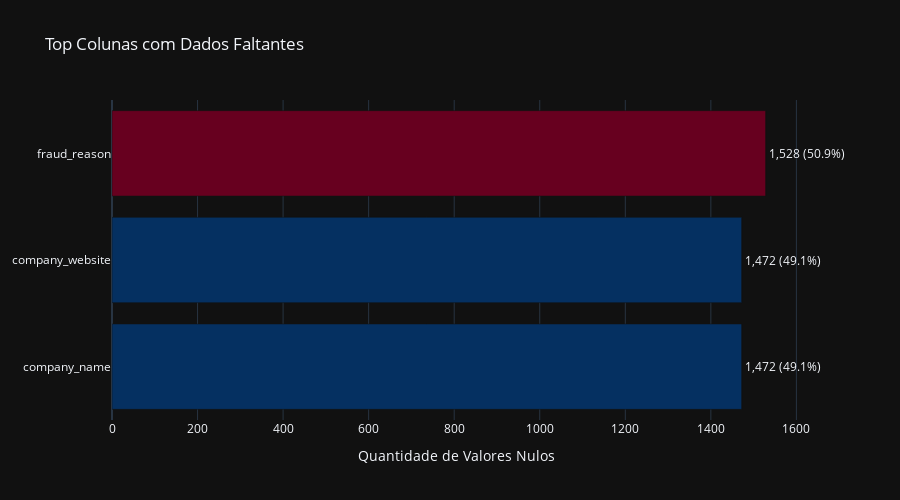

Notebook code cell kept with this figure:
### Code cell
df_plot = df_missing.tail(15)

fig = px.bar(
    df_plot,
    x="Nulos",
    y="Coluna",
    orientation='h',
    text="Label",
    title="Top Colunas com Dados Faltantes",
    color="Nulos",
    color_continuous_scale="RdBu_r"
)

fig.update_traces(
    textposition='outside',
    cliponaxis=False
)

fig.update_layout(
    xaxis_title="Quantidade de Valores Nulos",
    yaxis_title=None,
    coloraxis_showscale=False,
    height=500,
    margin=dict(r=100)
)

fig.show()

### Figure 1 — Plotly figure (JSON) as saved in the notebook; plotly's stock layout.template omitted (floating-point values rounded to 4 significant figures)
{"data": [{"hovertemplate": "Nulos=%{marker.color}<br>Coluna=%{y}<br>Label=%{text}<extra></extra>", "legendgroup": "", "marker": {"color": [1472, 1472, 1528], "coloraxis": "coloraxis", "pattern": {"shape": ""}}, "name": "", "orientation": "h", "showlegend": false, "text": ["1,472 (49.1%)", "1,472 (49.1%)", "1,528 (50.9%)"], "textposition": "outside", "x": [1472, 1472, 1528], "xaxis": "x", "y": ["company_name", "company_website", "fraud_reason"], "yaxis": "y", "type": "bar", "cliponaxis": false}], "layout": {"xaxis": {"anchor": "y", "domain": [0.0, 1.0], "title": {"text": "Quantidade de Valores Nulos"}}, "yaxis": {"anchor": "x", "domain": [0.0, 1.0], "title": {}}, "coloraxis": {"colorbar": {"title": {"text": "Nulos"}}, "colorscale": [[0.0, "rgb(5,48,97)"], [0.1, "rgb(33,102,172)"], [0.2, "rgb(67,147,195)"], [0.3, "rgb(146,197,222)"], [0.4, "rgb(209,229,240)"], [0.5, "rgb(247,247,247)"], [0.6, "rgb(253,219,199)"], [0.7, "rgb(244,165,130)"], [0.8, "rgb(214,96,77)"], [0.9, "rgb(178,24,43)"], [1.0, "rgb(103,0,31)"]], "showscale": false}, "legend": {"tracegroupgap": 0}, "title": {"text": "Top Colunas com Dados Faltantes"}, "barmode": "relative", "margin": {"r": 100}, "height": 500}}
